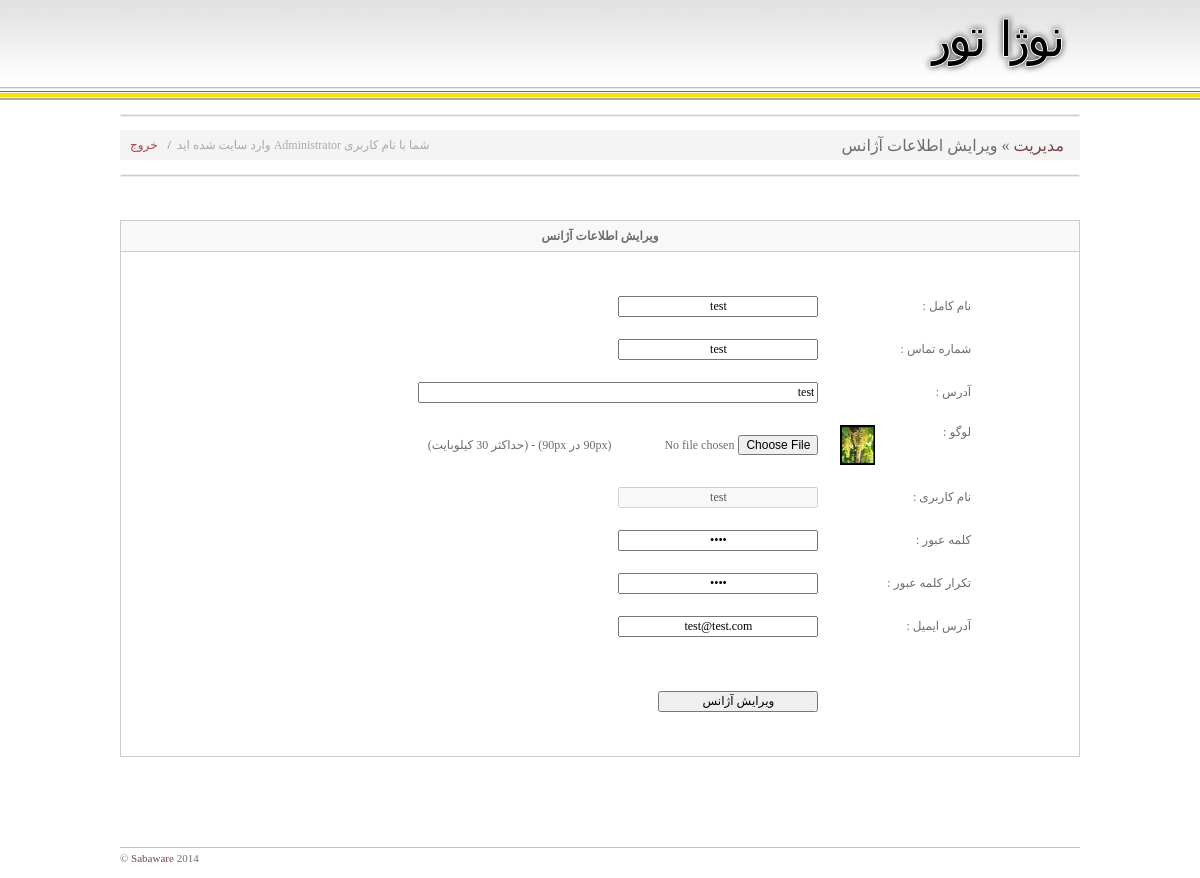
Screenshot of /root/?cp=7&op=editform&ID=2 (signed in) with the database file from the repository.
### tables this page shows
CREATE TABLE `tbl_agency` (
  `ID` int(11) NOT NULL AUTO_INCREMENT,
  `Name` varchar(100) NOT NULL,
  `Tel` varchar(50) NOT NULL,
  `Address` varchar(300) NOT NULL,
  `Logo` text NOT NULL,
  `UserName` varchar(50) NOT NULL,
  `Password` varchar(50) NOT NULL,
  `Email` varchar(100) NOT NULL,
  PRIMARY KEY (`ID`),
  UNIQUE KEY `UserName` (`UserName`)
);

### root/inc/mysql.php (called while the page is built, shortened)
<?php
function db_connect($S=false){
	if($db= @ mysql_connect($GLOBALS['sqlhost'], $GLOBALS['sqluser'], $GLOBALS['sqlpass']))
	{
		if(@ mysql_select_db($GLOBALS['dtbname']) ){
			return $db;
		}
	}
	return false;
}
function dbq($query=''){
	if($query==''){
		return false;
	} else {
		if(db_connect()){
			if($res = mysql_query($query)){
				return $res;
			} else {
				return false;
			}
		} else {
			return false;
		}
	}
}

### root/inc/_agency_edit.php (the view, shortened to what this page needs)
<?
function _agency_edit(){
	echo "
	<table width=80% align=center dir=rtl border=0 cellspacing=0 cellpadding=0 >
	<tr height=30 ><td colspan=2 ><hr color=#cccccc size=1px style='height:1px; border:1px solid #eee;' ></td></tr>
	<tr height=30 >
		<td bgcolor=#f4f4f4 style='font-size:16px;'>&nbsp; &nbsp; <a style='font-size:16px;' href='./' >مدیریت</a> » ویرایش اطلاعات آژانس</td>
		<td bgcolor=#f4f4f4 align=left ><span style='color:#aaaaaa; cursor:default;'>شما با نام کاربری ".mysql_result(dbq(" SELECT `UserName` FROM `tbl_agency` WHERE `ID`='".$_SESSION['ID']."' LIMIT 1 "),0,0)." وارد سایت شده اید</span><span style='cursor:default;'>&nbsp; /</span><a style='color:#aa4444;font-size:12px;padding:10px;' href=./?do=logout >خروج</a></td>
	</tr>
	<tr height=30 ><td colspan=2 ><hr color=#cccccc size=1px style='height:1px; border:1px solid #eee;' ></td></tr>
	</table>
	";
	if($_SESSION['ID']==1){
		if(!$ID = $_REQUEST['ID']){
			$ID = $_SESSION['ID'];
		}
	} else {
		$ID = $_SESSION['ID'];
	}
	if(!$rs = dbq(" SELECT * FROM `tbl_agency` WHERE `id`='$ID' LIMIT 1 ")){
		echo "err - ".__LINE__;
	} else if(!$rw = mysql_fetch_assoc($rs)){
		echo "err - ".__LINE__;
	}
	?>
	<br><br>
	<table width=80% bgcolor=#cccccc cellspacing=1 cellpadding=0 align=center dir=rtl >
	<tr height=30 ><th bgcolor=#f8f8f8 align=center >ویرایش اطلاعات آژانس</th></tr>
	<tr><td bgcolor=white >
	<table width=80% bgcolor=white cellpadding=10 align=center >
	<form method=post name="naForm" enctype="multipart/form-data" action="./?cp=<?=$_REQUEST['cp']?>&op=edit" onsubmit="
	if(naForm.Name.value==''){
		alert('نام بطور درست وارد نشده است.');
		return false;
	} else if(naForm.Tel.value==''){
		alert('شماره تماس درست وارد نشده است.');
		return false;
	} else if(naForm.Address.value==''){
		alert('آدرس درست وارد نشده است.');
		return false;
	} else if(naForm.UserName.value==''){
		alert('نام کاربری درست وارد نشده است.');
		return false;
	} else if(naForm.Password.value==''){
		alert('کلمه عبور درست وارد نشده است.');
		return false;
	} else if(naForm.Password.value!=naForm.Password2.value){
		alert('کلمه عبور درست وارد نشده است.');
		return false;
	} else if(naForm.Email.value==''){
		alert('آدرس ایمیل درست وارد نشده است.');
		return false;
	}
	" >
		<tr height=30 ><td colspan=2 ></td></tr>
		<tr>
			<td>نام کامل : </td>
			<td><input type=text value="<?=$rw['Name']?>" name=Name /></td>
		</tr>
		<tr>
			<td>شماره تماس : </td>
			<td><input type=text value="<?=$rw['Tel']?>" dir=ltr name=Tel /></td>
		</tr>
		<tr>
			<td>آدرس : </td>
			<td><input type=text value="<?=$rw['Address']?>" style="width:400px; text-align:right;" name=Address /></td>
		</tr>
		<tr>
			<td>لوگو :
			<?
			if(file_exists($rw['Logo'])){
				?>
				<div style="float:left"><a href="<?=$rw['Logo']?>" target=_blank ><img border="none" src="<?=$rw['Logo']?>" height="40" /></a></div>
				<?
			}
			?>
			</td>
			<td><input type=file name=Logo /> (90px در 90px)  - (حداکثر 30 کیلوبایت)</td>
		</tr>
		<tr>
			<td>نام کاربری : </td>
			<td><input type=text dir=ltr value="<?=$rw['UserName']?>" disabled name=UserName /></td>
		</tr>
		<tr>
			<td>کلمه عبور : </td>
			<td><input type=password dir=ltr value="<?=$rw['Password']?>" name=Password /></td>
		</tr>
		<tr>
			<td>تکرار کلمه عبور : </td>
			<td><input type=password dir=ltr value="<?=$rw['Password']?>" name=Password2 /></td>
		</tr>
		<tr>
			<td>آدرس ایمیل : </td>
			<td><input type=text value="<?=$rw['Email']?>" dir=ltr name=Email /></td>
		</tr>
		<tr height=30 ><td colspan=2 ></td></tr>
		<tr>
			<td></td>
			<td><input type=submit value="ویرایش آژانس" style="width:160px;" /></td>
		</tr>
		<tr height=30 ><td colspan=2 ></td></tr>
	</table>
	</td></tr>
	</table>
	<br><br><br><br><br><br>
	<?
}

### root/styles/main.css (style rules this page uses)
body { font-size:12px; font-family:tahoma; color:#6d6d6d; padding:0px; margin:0px; }
table,td,tr,th,input,select,div,span,textarea { font-family:tahoma; font-size:12px; }
input { text-align:center; }
input[type=text],input[type=password] { width:200px; }
form { padding:0px; margin:0px; }
a:link { font-size:11px; font-family:tahoma; color:#744; text-decoration:none; }

### rows the page displays
tbl_agency: Name "test", Tel "test", Address "test", Logo (picture), UserName "test", Email "test@test.com"
